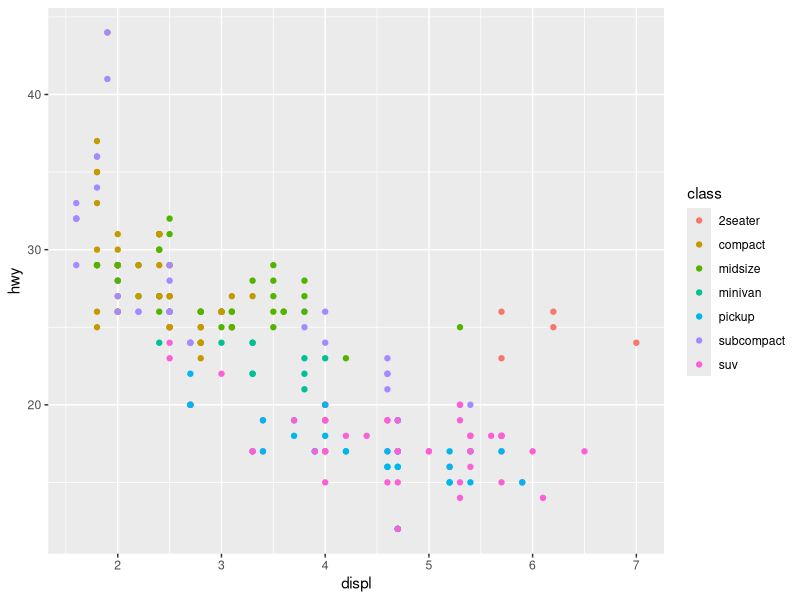
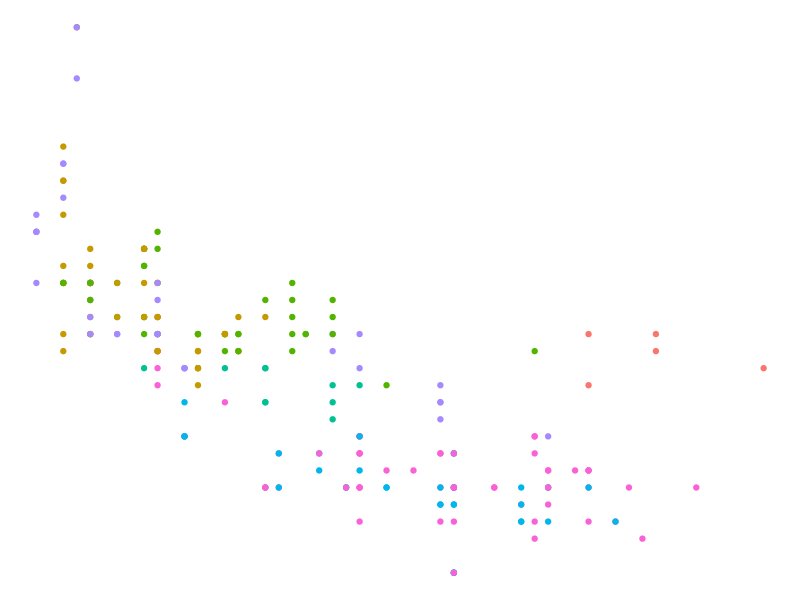
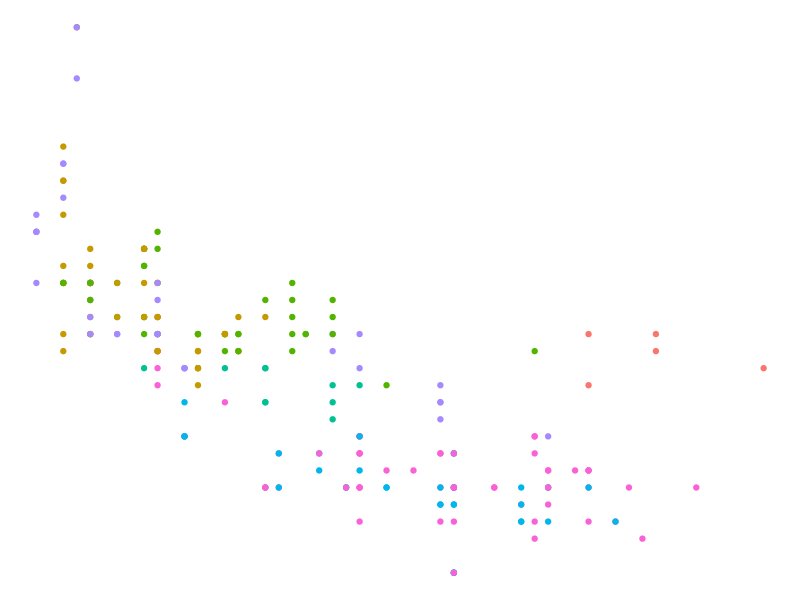
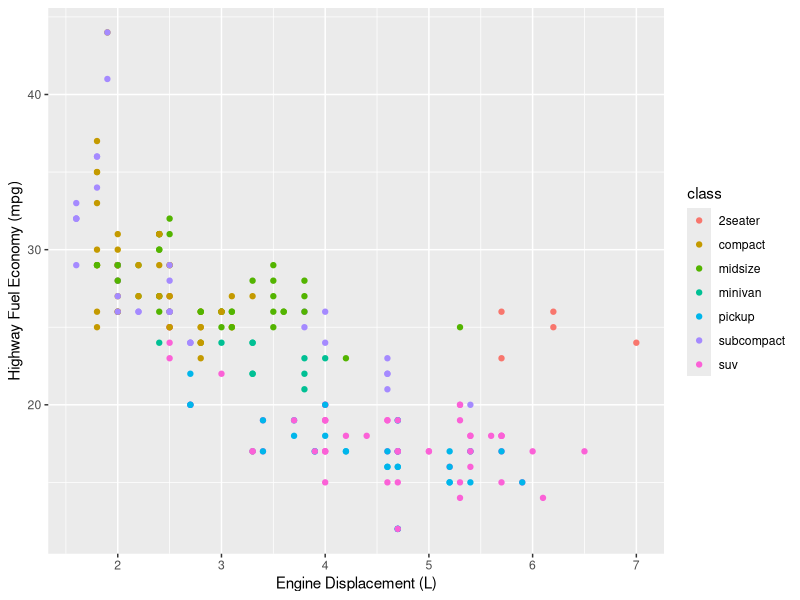
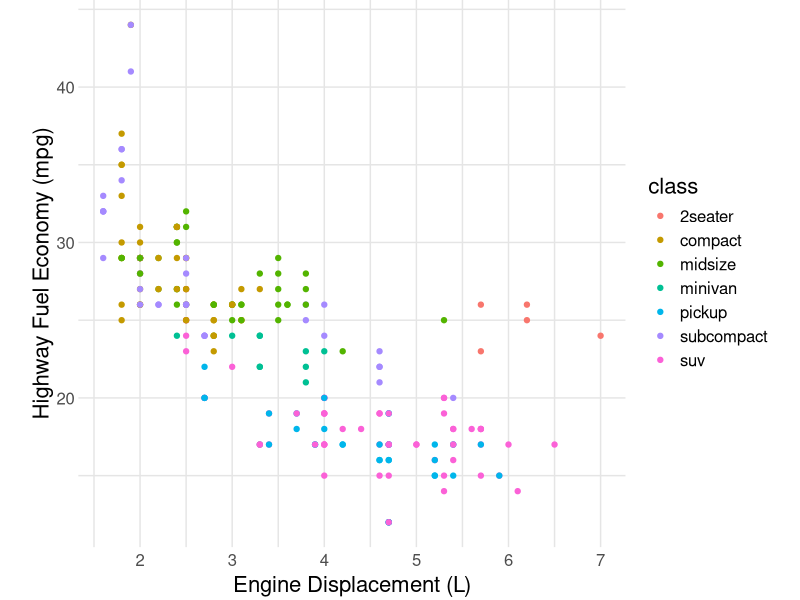
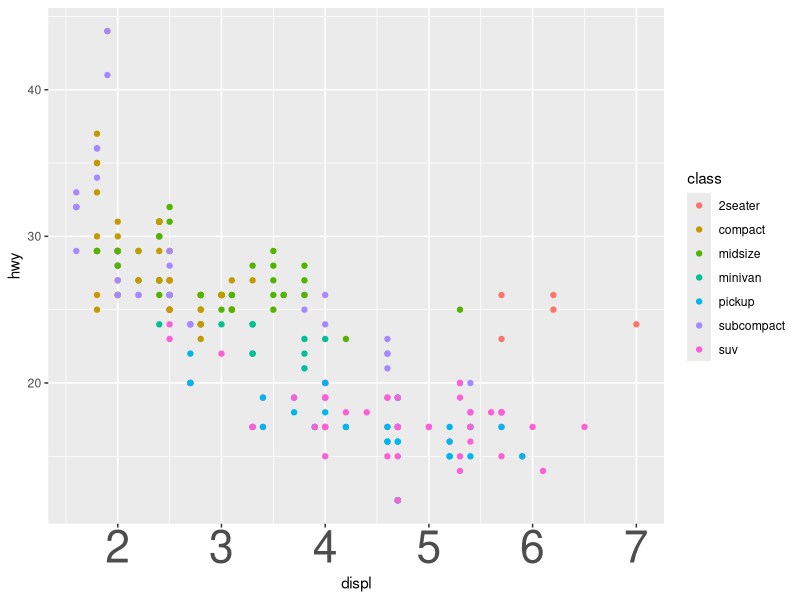
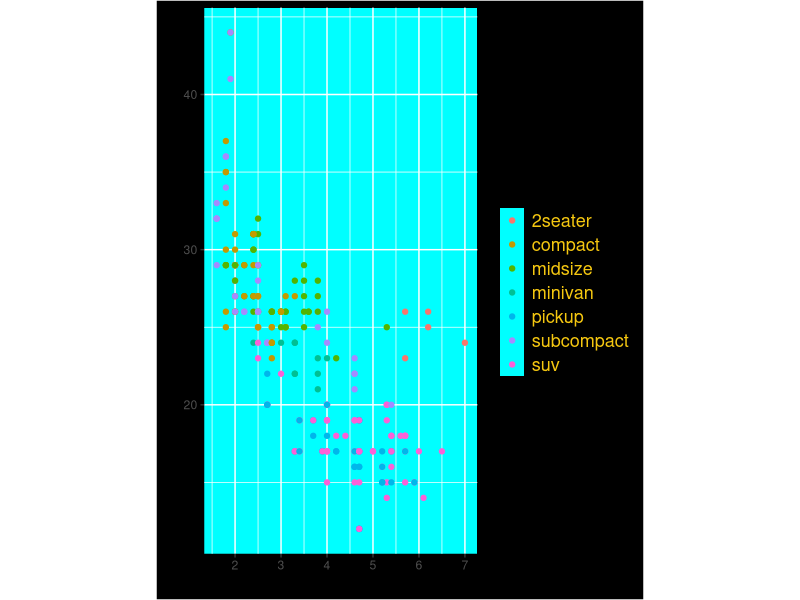
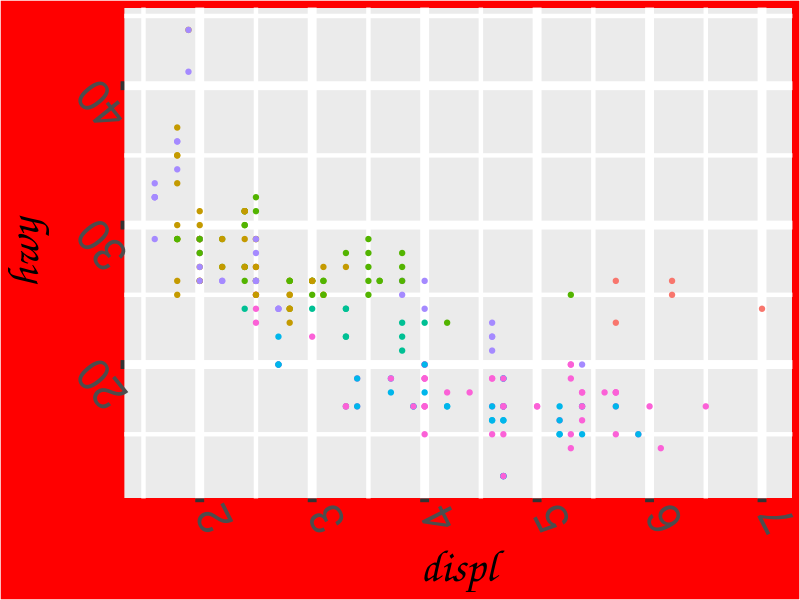

Generate these figures, in order, with R:
## ---- chunk 1
library(tidyverse)
# knitr options
library(tidyverse)
knitr::opts_chunk$set(echo = TRUE)
## ---- chunk 2
mpg %>%
  ggplot(aes(displ, hwy, color = class)) +
  geom_point()
## ---- chunk 3
mpg %>%
  ggplot(aes(displ, hwy, color = class)) +
  geom_point() +
  guides(color = "none") +
  theme_void()
## ---- chunk 4
mpg %>%
  ggplot(aes(displ, hwy, color = class)) +
  geom_point() +
  guides(color = "none") +
  theme_void()
## ---- chunk 5
## NOTE: No need to edit; feel free to re-use this code!
theme_common <- function() {
  theme_minimal() %+replace%
  theme(
    axis.text.x = element_text(size = 12),
    axis.text.y = element_text(size = 12),
    axis.title.x = element_text(margin = margin(4, 4, 4, 4), size = 16),
    axis.title.y = element_text(margin = margin(4, 4, 4, 4), size = 16, angle = 90),

    legend.title = element_text(size = 16),
    legend.text = element_text(size = 12),

    strip.text.x = element_text(size = 12),
    strip.text.y = element_text(size = 12),

    panel.grid.major = element_line(color = "grey90"),
    panel.grid.minor = element_line(color = "grey90"),

    aspect.ratio = 4 / 4,

    plot.margin = unit(c(t = +0, b = +0, r = +0, l = +0), "cm"),
    plot.title = element_text(size = 18),
    plot.title.position = "plot",
    plot.subtitle = element_text(size = 16),
    plot.caption = element_text(size = 12)
  )
}
## ---- chunk 6
mpg %>%
  ggplot(aes(displ, hwy, color = class)) +
  geom_point() +
  labs(
    x = "Engine Displacement (L)",
    y = "Highway Fuel Economy (mpg)"
  )
## ---- chunk 7
mpg %>%
  ggplot(aes(displ, hwy, color = class)) +
  geom_point() +
  theme_common() +
  labs(
    x = "Engine Displacement (L)",
    y = "Highway Fuel Economy (mpg)"
  )
## ---- chunk 8
mpg %>%
  ggplot(aes(displ, hwy, color = class)) +
  geom_point() +
  theme(
    axis.text.x = element_text(size = 32)
  )
## ---- chunk 9
mpg %>%
  ggplot(aes(displ, hwy, color = class)) +
  geom_point() +
  theme(
    aspect.ratio = 8 / 4,
    legend.text = element_text(color = c(255, 255, 0), size = 13),
    
    rect = element_rect(fill = c(1, 1, 0)),
    panel.background = element_rect(fill = 'cyan'),
  )
## ---- chunk 10
mpg %>%
  ggplot(aes(displ, hwy, color = class)) +
  geom_point() +
  guides(color = "none") +
  theme(
    line = element_line(size = 3, color = "purple"),
    rect = element_rect(fill = "red"),
    axis.text.x = element_text(size = 32, angle = 117),
    axis.text.y = element_text(size = 32, angle = 129),
    axis.title.x = element_text(size = 32, family = "Comic Sans MS"),
    axis.title.y = element_text(size = 32, family = "Comic Sans MS")
  )
